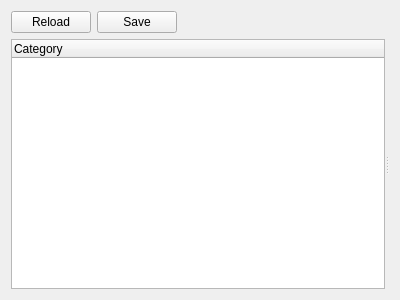
<?xml version="1.0" encoding="UTF-8"?>
<ui version="4.0">
 <class>CameraAdvancedParamsWidget</class>
 <widget class="QWidget" name="CameraAdvancedParamsWidget">
  <property name="geometry">
   <rect>
    <x>0</x>
    <y>0</y>
    <width>400</width>
    <height>300</height>
   </rect>
  </property>
  <layout class="QVBoxLayout" name="verticalLayout" stretch="0,1">
   <item>
    <layout class="QHBoxLayout" name="horizontalLayout" stretch="0,0,0,1">
     <item>
      <widget class="QPushButton" name="loadButton">
       <property name="text">
        <string>Reload</string>
       </property>
      </widget>
     </item>
     <item>
      <widget class="QPushButton" name="saveButton">
       <property name="text">
        <string>Save</string>
       </property>
      </widget>
     </item>
     <item>
      <spacer name="horizontalSpacer">
       <property name="orientation">
        <enum>Qt::Horizontal</enum>
       </property>
       <property name="sizeHint" stdset="0">
        <size>
         <width>40</width>
         <height>20</height>
        </size>
       </property>
      </spacer>
     </item>
     <item>
      <widget class="QnProgressWidget" name="progressWidget" native="true"/>
     </item>
    </layout>
   </item>
   <item>
    <widget class="QSplitter" name="splitter">
     <property name="orientation">
      <enum>Qt::Horizontal</enum>
     </property>
     <property name="childrenCollapsible">
      <bool>false</bool>
     </property>
     <widget class="QTreeWidget" name="groupsWidget">
      <column>
       <property name="text">
        <string>Category</string>
       </property>
      </column>
     </widget>
     <widget class="QStackedWidget" name="contentsWidget"/>
    </widget>
   </item>
  </layout>
 </widget>
 <customwidgets>
  <customwidget>
   <class>QnProgressWidget</class>
   <extends>QWidget</extends>
   <header location="global">ui/widgets/progress_widget.h</header>
   <container>1</container>
  </customwidget>
 </customwidgets>
 <resources/>
 <connections/>
</ui>
